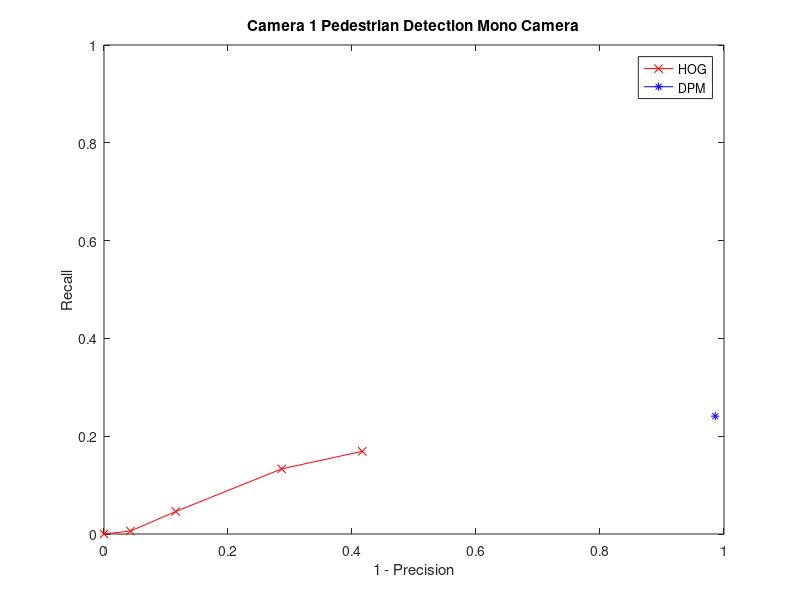
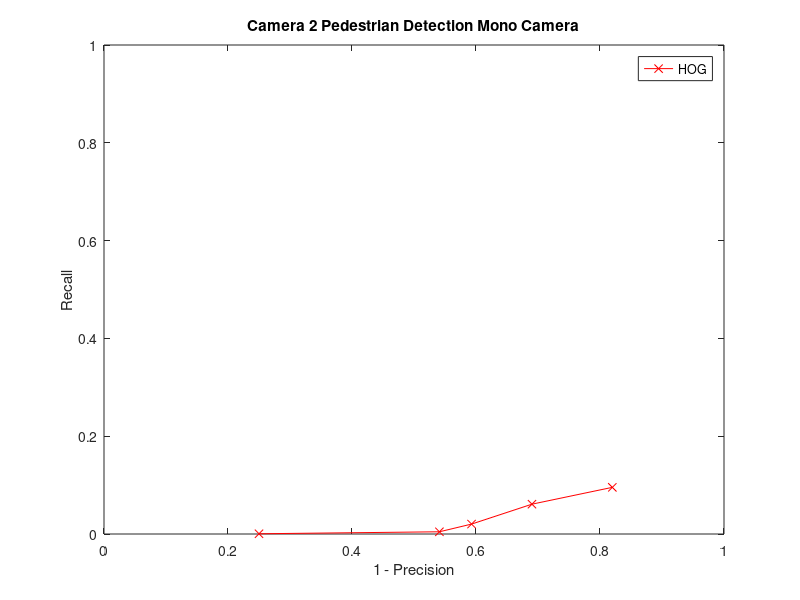
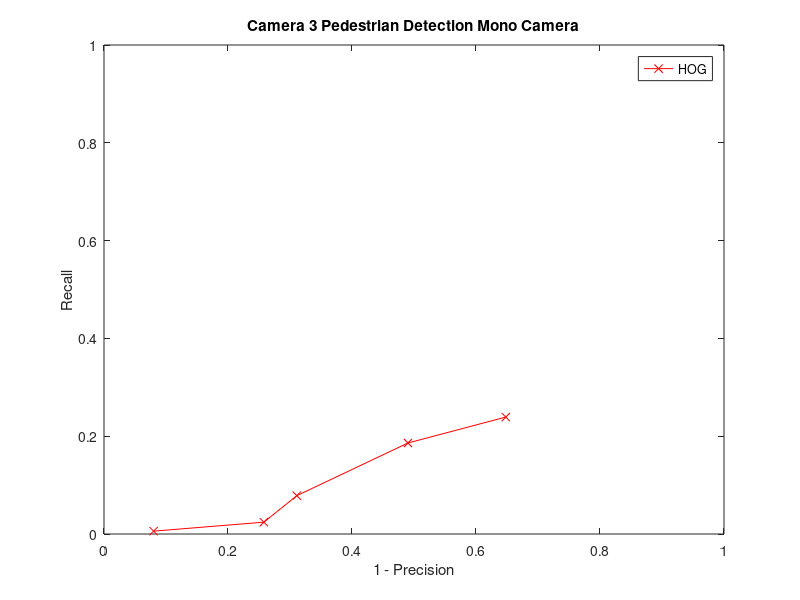

These figures' MATLAB source, in order:
clc;
clear all;
close all;


%% Pedestrian Detection Mono Camera

% HOG

% Camera 1
HOGPrecision1 = [0.58341 0.71336 0.884319 0.957447 1];
HOGRecall1 = [0.16909 0.1332 0.0459463 0.0060104 0.00013356];

DPMPrecision1 = [0.0140929];
DPMRecall1 = [0.241007];

figure(1)
plot(1 - HOGPrecision1, HOGRecall1, '-rx')
hold on;
plot(1 - DPMPrecision1, DPMRecall1, '-b*')
xlim([0 1]);ylim([0 1]);
xlabel('1 - Precision');
ylabel('Recall');
legend('HOG','DPM')
title('Camera 1 Pedestrian Detection Mono Camera')

% Camera 2
HOGPrecision2 = [0.18009 0.30972 0.407166 0.459016 0.75];
HOGRecall2 = [0.09540 0.0610 0.0202823 0.0045432 0.00048677];

figure(2)
plot(1 - HOGPrecision2, HOGRecall2, '-rx')
xlim([0 1]);ylim([0 1]);
xlabel('1 - Precision');
ylabel('Recall');
legend('HOG')
title('Camera 2 Pedestrian Detection Mono Camera')

% Camera 3
HOGPrecision3 = [0.35194 0.50976 0.689038 0.742188  0.92];
HOGRecall3 = [0.23911 0.1861 0.0784114 0.0241853 0.00585987];

figure(3)
plot(1 - HOGPrecision3, HOGRecall3, '-rx')
xlim([0 1]);ylim([0 1]);
xlabel('1 - Precision');
ylabel('Recall');
legend('HOG')
title('Camera 3 Pedestrian Detection Mono Camera')
